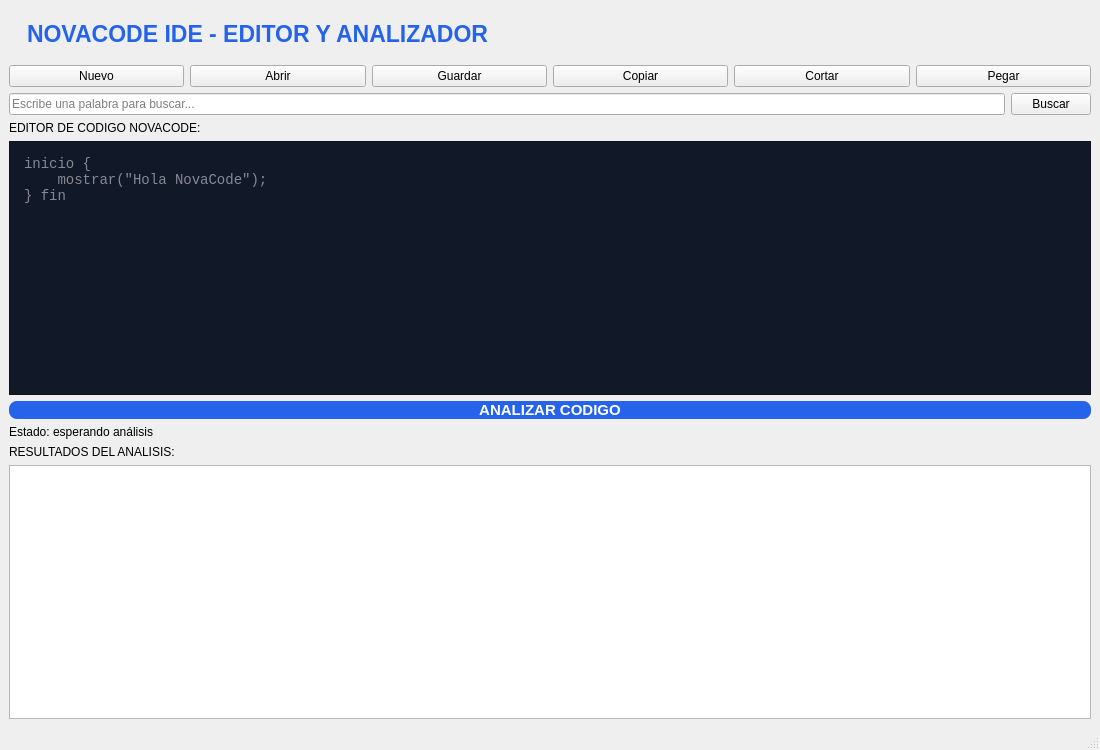
<?xml version="1.0" encoding="UTF-8"?>
<ui version="4.0">
 <class>NovaCodeWindow</class>
 <widget class="QMainWindow" name="NovaCodeWindow">
  <property name="geometry">
   <rect>
    <x>0</x>
    <y>0</y>
    <width>1100</width>
    <height>750</height>
   </rect>
  </property>
  <property name="windowTitle">
   <string>NovaCode IDE - Editor de Lenguaje Propio</string>
  </property>
  <widget class="QWidget" name="centralwidget">
   <layout class="QVBoxLayout" name="verticalLayout">

    <item>
     <widget class="QLabel" name="titulo">
      <property name="text">
       <string>NOVACODE IDE - EDITOR Y ANALIZADOR</string>
      </property>
      <property name="styleSheet">
       <string notr="true">
        font-size: 23px;
        font-weight: bold;
        color: #2563EB;
        padding: 12px;
       </string>
      </property>
     </widget>
    </item>

    <item>
     <layout class="QHBoxLayout" name="toolbarLayout">

      <item>
       <widget class="QPushButton" name="btnNuevo">
        <property name="text">
         <string>Nuevo</string>
        </property>
       </widget>
      </item>

      <item>
       <widget class="QPushButton" name="btnAbrir">
        <property name="text">
         <string>Abrir</string>
        </property>
       </widget>
      </item>

      <item>
       <widget class="QPushButton" name="btnGuardar">
        <property name="text">
         <string>Guardar</string>
        </property>
       </widget>
      </item>

      <item>
       <widget class="QPushButton" name="btnCopiar">
        <property name="text">
         <string>Copiar</string>
        </property>
       </widget>
      </item>

      <item>
       <widget class="QPushButton" name="btnCortar">
        <property name="text">
         <string>Cortar</string>
        </property>
       </widget>
      </item>

      <item>
       <widget class="QPushButton" name="btnPegar">
        <property name="text">
         <string>Pegar</string>
        </property>
       </widget>
      </item>

     </layout>
    </item>

    <item>
     <layout class="QHBoxLayout" name="buscarLayout">

      <item>
       <widget class="QLineEdit" name="txtBuscar">
        <property name="placeholderText">
         <string>Escribe una palabra para buscar...</string>
        </property>
       </widget>
      </item>

      <item>
       <widget class="QPushButton" name="btnBuscar">
        <property name="text">
         <string>Buscar</string>
        </property>
       </widget>
      </item>

     </layout>
    </item>

    <item>
     <widget class="QLabel" name="lblEditor">
      <property name="text">
       <string>EDITOR DE CODIGO NOVACODE:</string>
      </property>
     </widget>
    </item>

    <item>
     <widget class="QPlainTextEdit" name="editorCodigo">
      <property name="minimumHeight">
       <number>300</number>
      </property>
      <property name="placeholderText">
       <string>inicio {
    mostrar("Hola NovaCode");
} fin</string>
      </property>
      <property name="styleSheet">
       <string notr="true">
        background-color: #111827;
        color: #F9FAFB;
        font-family: Consolas;
        font-size: 14px;
        padding: 10px;
       </string>
      </property>
     </widget>
    </item>

    <item>
     <widget class="QPushButton" name="btnAnalizar">
      <property name="minimumHeight">
       <number>45</number>
      </property>
      <property name="text">
       <string>ANALIZAR CODIGO</string>
      </property>
      <property name="styleSheet">
       <string notr="true">
        background-color: #2563EB;
        color: white;
        font-weight: bold;
        font-size: 15px;
        border-radius: 8px;
       </string>
      </property>
     </widget>
    </item>

    <item>
     <widget class="QLabel" name="lblEstado">
      <property name="text">
       <string>Estado: esperando análisis</string>
      </property>
     </widget>
    </item>

    <item>
     <widget class="QLabel" name="lblResultados">
      <property name="text">
       <string>RESULTADOS DEL ANALISIS:</string>
      </property>
     </widget>
    </item>

    <item>
     <widget class="QPlainTextEdit" name="salidaResultados">
      <property name="readOnly">
       <bool>true</bool>
      </property>
      <property name="maximumHeight">
       <number>170</number>
      </property>
     </widget>
    </item>

   </layout>
  </widget>

  <widget class="QMenuBar" name="menubar">
   <property name="geometry">
    <rect>
     <x>0</x>
     <y>0</y>
     <width>1100</width>
     <height>22</height>
    </rect>
   </property>
  </widget>

  <widget class="QStatusBar" name="statusbar"/>

 </widget>
 <resources/>
 <connections/>
</ui>
